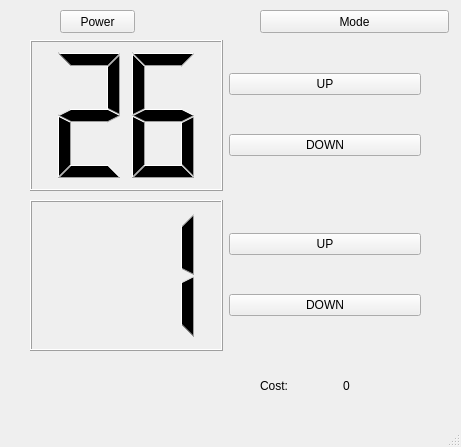
<?xml version="1.0" encoding="UTF-8"?>
<ui version="4.0">
 <class>MainWindow</class>
 <widget class="QMainWindow" name="MainWindow">
  <property name="geometry">
   <rect>
    <x>0</x>
    <y>0</y>
    <width>461</width>
    <height>447</height>
   </rect>
  </property>
  <property name="windowTitle">
   <string>MainWindow</string>
  </property>
  <widget class="QWidget" name="centralwidget">
   <widget class="QWidget" name="horizontalLayoutWidget">
    <property name="geometry">
     <rect>
      <x>30</x>
      <y>40</y>
      <width>391</width>
      <height>151</height>
     </rect>
    </property>
    <layout class="QHBoxLayout" name="horizontalLayout_Temp">
     <item>
      <widget class="QLCDNumber" name="LCDTemp">
       <property name="smallDecimalPoint">
        <bool>false</bool>
       </property>
       <property name="digitCount">
        <number>2</number>
       </property>
       <property name="intValue" stdset="0">
        <number>26</number>
       </property>
      </widget>
     </item>
     <item>
      <layout class="QVBoxLayout" name="verticalLayout">
       <item>
        <widget class="QPushButton" name="pushButtonTempUp">
         <property name="sizePolicy">
          <sizepolicy hsizetype="Minimum" vsizetype="Fixed">
           <horstretch>0</horstretch>
           <verstretch>0</verstretch>
          </sizepolicy>
         </property>
         <property name="text">
          <string>UP</string>
         </property>
        </widget>
       </item>
       <item>
        <widget class="QPushButton" name="pushButtonTempDown">
         <property name="text">
          <string>DOWN</string>
         </property>
        </widget>
       </item>
      </layout>
     </item>
    </layout>
   </widget>
   <widget class="QWidget" name="horizontalLayoutWidget_2">
    <property name="geometry">
     <rect>
      <x>260</x>
      <y>370</y>
      <width>160</width>
      <height>31</height>
     </rect>
    </property>
    <layout class="QHBoxLayout" name="horizontalLayout_Cost">
     <item>
      <widget class="QLabel" name="labelConst1">
       <property name="text">
        <string>Cost: </string>
       </property>
      </widget>
     </item>
     <item>
      <widget class="QLabel" name="labelCostValue">
       <property name="text">
        <string>0</string>
       </property>
      </widget>
     </item>
    </layout>
   </widget>
   <widget class="QWidget" name="horizontalLayoutWidget_3">
    <property name="geometry">
     <rect>
      <x>30</x>
      <y>200</y>
      <width>391</width>
      <height>151</height>
     </rect>
    </property>
    <layout class="QHBoxLayout" name="horizontalLayout_Wndspd">
     <item>
      <widget class="QLCDNumber" name="LCDWndspd">
       <property name="smallDecimalPoint">
        <bool>false</bool>
       </property>
       <property name="digitCount">
        <number>2</number>
       </property>
       <property name="intValue" stdset="0">
        <number>1</number>
       </property>
      </widget>
     </item>
     <item>
      <layout class="QVBoxLayout" name="verticalLayout_2">
       <item>
        <widget class="QPushButton" name="pushButtonWndspdUp">
         <property name="sizePolicy">
          <sizepolicy hsizetype="Minimum" vsizetype="Fixed">
           <horstretch>0</horstretch>
           <verstretch>0</verstretch>
          </sizepolicy>
         </property>
         <property name="text">
          <string>UP</string>
         </property>
        </widget>
       </item>
       <item>
        <widget class="QPushButton" name="pushButtonWndspdDown">
         <property name="text">
          <string>DOWN</string>
         </property>
        </widget>
       </item>
      </layout>
     </item>
    </layout>
   </widget>
   <widget class="QPushButton" name="pushButtonMode">
    <property name="geometry">
     <rect>
      <x>260</x>
      <y>10</y>
      <width>189</width>
      <height>23</height>
     </rect>
    </property>
    <property name="text">
     <string>Mode</string>
    </property>
   </widget>
   <widget class="QPushButton" name="pushButtonPower">
    <property name="geometry">
     <rect>
      <x>60</x>
      <y>10</y>
      <width>75</width>
      <height>23</height>
     </rect>
    </property>
    <property name="text">
     <string>Power</string>
    </property>
   </widget>
  </widget>
  <widget class="QMenuBar" name="menubar">
   <property name="geometry">
    <rect>
     <x>0</x>
     <y>0</y>
     <width>461</width>
     <height>23</height>
    </rect>
   </property>
  </widget>
  <widget class="QStatusBar" name="statusbar"/>
 </widget>
 <resources/>
 <connections/>
</ui>
